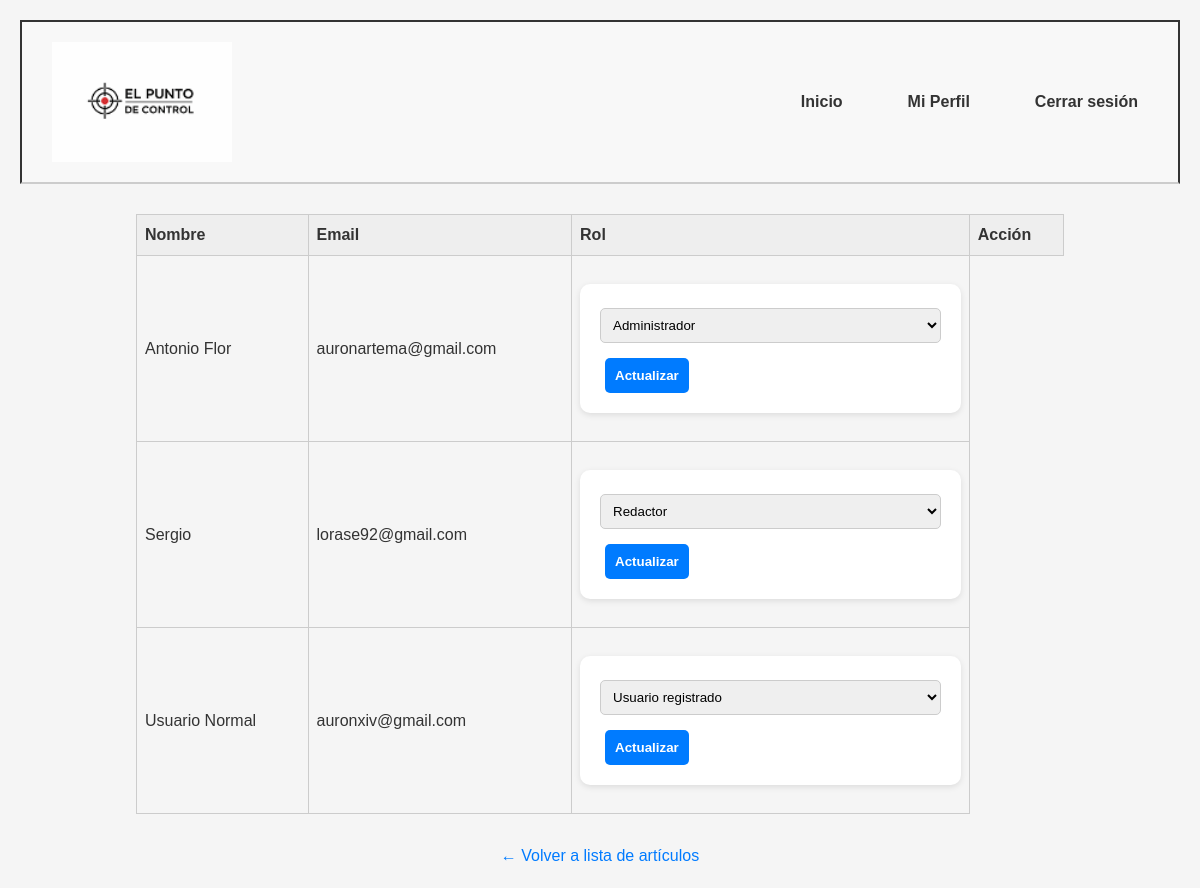
Page /permisos.php (signed in) on the committed database.
### tables this page shows
CREATE TABLE `usuarios` (
  `id` int(11) NOT NULL,
  `nombre` varchar(100) NOT NULL,
  `email` varchar(100) NOT NULL,
  `password` varchar(255) NOT NULL,
  `fecha_registro` datetime NOT NULL DEFAULT current_timestamp(),
  `rol` varchar(20) NOT NULL DEFAULT 'usuario'
);

### permisos.php (the view, shortened to what this page needs)
<?php
require 'db.php';
$usuarios = $conexion->query("SELECT id, nombre, email, rol FROM usuarios ORDER BY nombre")->fetchAll(PDO::FETCH_ASSOC);
?>
<!DOCTYPE html>
<html lang="es">
<head>
<link rel="stylesheet" href="estilos.css">
</head>
<body>
<header class="cabecera">
    <div class="logo">
        <img src="logo.png" alt="Logo del proyecto">
    </div>
    <nav class="menu">
        <a href="listar_articulos.php">Inicio</a>
        <a href="perfil.php">Mi Perfil</a>
        <a href="logout.php">Cerrar sesión</a>
    </nav>
</header>
<div class="permisos-contenedor">
    <table>
        <tr>
            <th>Nombre</th>
            <th>Email</th>
            <th>Rol</th>
            <th>Acción</th>
        </tr>
        <?php foreach($usuarios as $user): ?>
        <tr>
            <td><?php echo htmlspecialchars($user['nombre']); ?></td>
            <td><?php echo htmlspecialchars($user['email']); ?></td>
            <td>
                <form method="post">
                    <select name="rol">
                        <option value="administrador" <?php if($user['rol']=='administrador') echo 'selected'; ?>>Administrador</option>
                        <option value="redactor" <?php if($user['rol']=='redactor') echo 'selected'; ?>>Redactor</option>
                        <option value="usuario" <?php if($user['rol']=='usuario') echo 'selected'; ?>>Usuario registrado</option>
                    </select>
                    <input type="submit" value="Actualizar">
                </form>
            </td>
        </tr>
        <?php endforeach; ?>
    </table>
</div>
<p style="text-align:center;"><a href="listar_articulos.php">← Volver a lista de artículos</a></p>
</body>
</html>

### estilos.css (style rules this page uses)
* { margin: 0; padding: 0; box-sizing: border-box; }
body { font-family: Arial, sans-serif; line-height: 1.5; background-color: #f5f5f5; color: #333; padding: 20px; }
a { color: #007BFF; text-decoration: none; }
.cabecera { display: flex; justify-content: space-between; align-items: center; border: 2px solid #333; padding: 10px 20px; background-color: #fff; margin-bottom: 30px; }
.cabecera .logo { display: flex; align-items: center; }
.cabecera .logo img { height: 120px; width: auto; margin-right: 10px; }
.menu a { margin-left: 20px; font-weight: bold; }
form { max-width: 400px; margin: 20px auto; background-color: #fff; padding: 20px; border-radius: 10px; box-shadow: 0px 2px 6px rgba(0,0,0,0.1); }
form input[type="text"], form input[type="password"], form input[type="email"], form select { width: 100%; padding: 8px; margin-top: 4px; margin-bottom: 15px; border-radius: 5px; border: 1px solid #ccc; }
form input[type="submit"] { background-color: #007BFF; color: #fff; font-weight: bold; padding: 10px; border: none; border-radius: 5px; cursor: pointer; }

### permisos.php (style rules this page uses)
.cabecera { display: flex; justify-content: space-between; align-items: center; padding: 20px 30px; background-color: #f8f8f8; border-bottom: 2px solid #ccc; }
.cabecera .logo img { height: 120px; width: auto; display: block; }
.menu { display: flex; gap: 25px; }
.menu a { text-decoration: none; color: #333; font-weight: bold; font-size: 1em; padding: 5px 10px; border-radius: 5px; transition: all 0.3s; }
.permisos-contenedor { display: flex; justify-content: center; margin: 30px 0; }
table { border-collapse: collapse; width: 80%; }
th, td { border: 1px solid #ccc; padding: 8px; text-align: left; }
th { background-color: #eee; }
select { padding: 2px; }
input[type=submit] { padding: 4px 8px; margin-left: 5px; }

### rows in the picture
usuarios: nombre "Antonio Flor", email "auronartema@gmail.com", rol "Administrador"
usuarios: nombre "Sergio", email "lorase92@gmail.com", rol "Redactor"
usuarios: nombre "Usuario Normal", email "auronxiv@gmail.com", rol "Usuario registrado"
